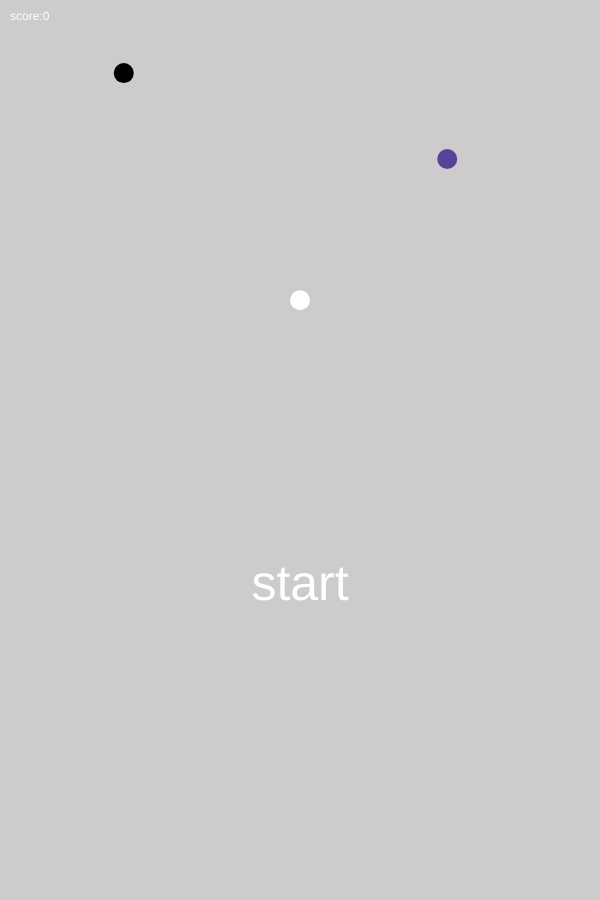
Frame 1 (no input)
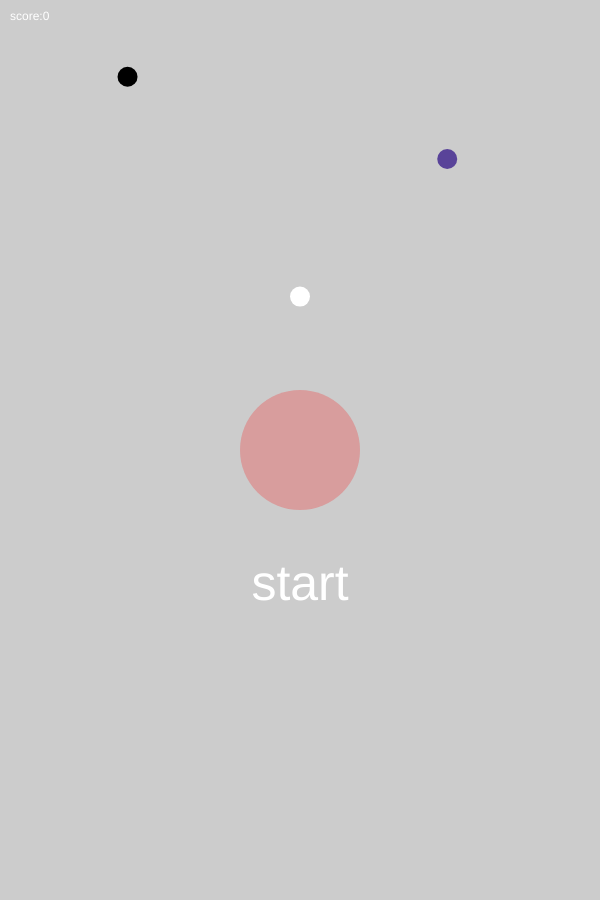
Frame 2 (the mouse pressed at the canvas centre, redrawn once)

The p5.js sketch that drew these frames (run headless with seeded random() and noise() and a simulated clock; the mouse was pressed at the canvas centre and the sketch redrawn once):

// p5.js sketch
// ── sketch.js
var obj;
var obst = [];
var ghosts = [0, 20, 50, 80];
var g;
var k;
var collect;
let bonusCounter;
let bonusTime = false;
let score = 0;
let start = false;
let mouseClick=[];
let mouseClickColor=[];
// let moves = 10;

function setup() {
  fill(255)
  colorMode(HSB)
  createCanvas(600, 900);
  obj = new OBJ(width / 2, height / 3, 255);
  obst[0] = new OBJ(width / 5, height / 13, 0);
  obst[0].walker();
  g = 0.2;
  k = 0.01;
  collect = new Collects();
  bonus = new Collects();
  bonusCounter = 0;
  score = 0;
  noStroke();
  document.querySelector("canvas").addEventListener("click", startGame);
}

function startGame() {
  start = true;
  loop();
  document.querySelector("canvas").removeEventListener("click", startGame);
}

function reset() {
  loop();
  background(80);
  obj.reset(width / 2, height / 5, 255);
  obst = [];
  obst.push(new OBJ(width / 5, height / 13, 0));
  obst[0].walker();
  obst[0].render();
  collect.update();
  bonusCounter = 0;
  bonus.update();
  bonusTime = false;
  // bonus.renderBonus(bonusCounter / 100);
  score = 0;
  start = false;
  collect.render();
  obj.render();
  obj.edge();
  mouseClick = []
  mouseClickColor = []
  document.querySelector("canvas").removeEventListener("click", reset);
  text("score:" + score, 10, 20);
    push();
    textSize(50);
    textAlign(CENTER);
    text("start", width / 2, height / 3);
    pop();
    noLoop();

  document.querySelector("canvas").addEventListener("click", startGame);
}

function draw() {

  background(80);
  gravity = createVector(0, g * obj.m)
  obj.applyForce(gravity);
  let resistance = obj.v.copy().mult(obj.v.mag()).mult(-k);
  obj.applyForce(resistance);
  obj.update();

  // point scoring
  if (collect.collide(obj)) {
    collect.update();
    score++;
    // moves++;
    if (score % 5 == 0 && score > 0) {
      bonusTime = true;
      bonusCounter = 0;
    }
    newGhost(ghosts);
  }

  //bonus score
  if (bonusTime == true) {
    if (bonusCounter == 0) {
      bonus.update();
      bonusCounter++;
    }
    if (bonusCounter < 300 && bonusCounter > 0) {
      bonus.renderBonus(bonusCounter / 100);
      bonusCounter++;
      if (bonus.collide(obj)) {
        score += 5;
        bonusTime = false
        newGhost(ghosts);
      }
    } else {
      bonusTime = false
    }
  }

  //ghosts
  obst.forEach((e) => {
    e.walk(obj.pos);
    e.render();
    e.edge();
  });

  //ghost catching
  for (let o of obst) {
    catcha(o);
  }

  //render
  collect.render();
  obj.render();
  obj.edge(score);

  // score keeping
  text("score:" + score, 10, 20);

  // start button
  if (start != true) {
    push();
    textSize(50);
    textAlign(CENTER);
    text("start", width / 2, height * 2 / 3);
    pop();
    noLoop();
  }

  clicking();

}

function mousePressed() {
  // if (moves>0){
  let cur = createVector(mouseX, mouseY);
  mouseClick.push(cur.copy());

  cur.sub(obj.pos).normalize().mult(-40);
  obj.applyForce(cur);
  // moves--}
  mouseClickColor.push(60);
  // mouseClick.push(cur);


}

function clicking() {
  for (let i = 0; i < mouseClickColor.length; i++) {
    push();
    fill(0, 80, 95, mouseClickColor[i]/200);
    ellipse(mouseClick[i].x, mouseClick[i].y, 2 * mouseClickColor[i]);
    pop();
    mouseClickColor[i] -= 3;
    if (mouseClickColor[i] < 40) {
      mouseClickColor.splice(i, 1);
      mouseClick.splice(i, 1);
    }
  }
}


function catcha(_obst) {
  if (dist(obj.pos.x, obj.pos.y, _obst.pos.x, _obst.pos.y) < 20) {
    obj.gameOver(score);
  }
}

function newGhost(ghosts) {
  for (let [i, g] of ghosts.entries()) {
    if (score > g && score < g + 5) {
      if (obst.length < i + 1) {
        obst[i] = new OBJ(10, 10, 0);
        obst[i].walker();
        // console.log("new walker")
      }
      // console.log("point reach")
    }
  }
}

// ── collect.js
class Collects {
  constructor() {
    this.x = random(5, width - 5);
    this.y = random(5, height / 2);
    this.c = color(random(70,300), random(50, 70), 60);
  }

  collide(obj) {
    let m = obj.pos;
    return dist(m.x, m.y, this.x, this.y) < 25
  }

  update() {
    this.x = random(5, width - 5);
    this.y = random(5, height / 2);
    this.c = color(random(70,300), random(50, 70), 60);
  }

  render() {
    push();
    fill(this.c);
    ellipse(this.x, this.y, 20);
    pop();
  }
  renderBonus(a) {
    push();
    fill(random(50, 60), random(65, 70), 95);
    polygon(this.x, this.y, 5, 10, a, true);
    pop();
  }
}

// ── obj.js
class OBJ {
  constructor(x, y, c) {
    this.pos = createVector(x, y);
    this.v = createVector(0, 0);
    this.a = createVector(0, 0);
    this.m = 10
    this.c = c
  }

  applyForce(force) {
    //f = ma
    let f = p5.Vector.div(force, this.m);
    this.a.add(f);
  }
  walker() {
    let _x = random(1000);
    let _y = random(1000);

    this.n = createVector(_x, _y);
  }
  walk(v) {
    let _xscale = v.x - this.pos.x
    _xscale *= 0.02
    let _yscale = v.y - this.pos.y
    _yscale *= 0.02
    this.v.x = map(noise(this.n.x), 0, 1, _xscale - 5, _xscale + 5);
    this.v.y = map(noise(this.n.y), 0, 1, _yscale - 5, _yscale + 5);
    this.n.add(0.01, 0.01);
    this.pos = this.pos.add(this.v);
  }

  update() {
    this.v = this.v.add(this.a);
    this.pos = this.pos.add(this.v);
    this.a.mult(0);
  }

  render() {
    push();
    fill(this.c);
    ellipse(this.pos.x, this.pos.y, 20, 20);
    pop();
  }

  edge(s) {
    if (this.pos.x > width - 10) {
      this.pos.x = width - 10;
      this.v.x *= -1;
    } else if (this.pos.x < 10) {
      this.v.x *= -1;
      this.pos.x = 10;
    }
    if (this.pos.y < 10) {
      this.v.y *= -1;
      this.pos.y = 10;
    } else if (this.pos.y > height + 10) {
      this.gameOver(s);
    }
  }

  gameOver(s) {
    push();
    fill(255);
    textSize(40);
    textAlign(CENTER);
    text("score: " + s, width / 2, height / 3 - 40);
    text("GAME OVER", width / 2, height / 3);
    fill("#f00000");
    text("restart?", width / 2, height / 3 + 40);
    pop();
    noLoop();
    document.querySelector("canvas").addEventListener("click", reset);
  }

  reset(x, y, c) {
    this.pos.x = x;
    this.pos.y = y;
    this.c = c;
    this.v.mult(0);
  }
}

// ── poly.js
function polygon(x, y, n, r, a, s) {
  this.o = createVector(x, y);
  this.v = [];

  if (s == true) {
    this.vS = []
    for (let i = 0; i < n; i++) {
      this.vS[i] = p5.Vector.fromAngle(((i + 0.5) * 2 * PI / n) + a, r/2);
      this.vS[i] = p5.Vector.add(this.o, this.vS[i]);
    }
  }

  for (let i = 0; i < n; i++) {
    this.v[i] = p5.Vector.fromAngle((i * 2 * PI / n) + a, r);
    this.v[i] = p5.Vector.add(this.o, this.v[i]);
  }

  // if (p == CENTER){
  // line(this.o.x, this.o.y, this.v[i].x, this.v[i].y);
  // }
  beginShape();
  for (let i = 0; i < this.v.length; i++) {
    vertex(this.v[i].x, this.v[i].y);
    if (s == true) {
      vertex(this.vS[i].x, this.vS[i].y);
    }
  }
  endShape(CLOSE);
}

// ── style.css
html, body {
  margin: 0 ;
  padding: 0 ;
  display: flex;
  flex-direction: row-reverse;
  justify-content:flex-end;
}
canvas {
  padding: 0 px;
  display: block;
}
